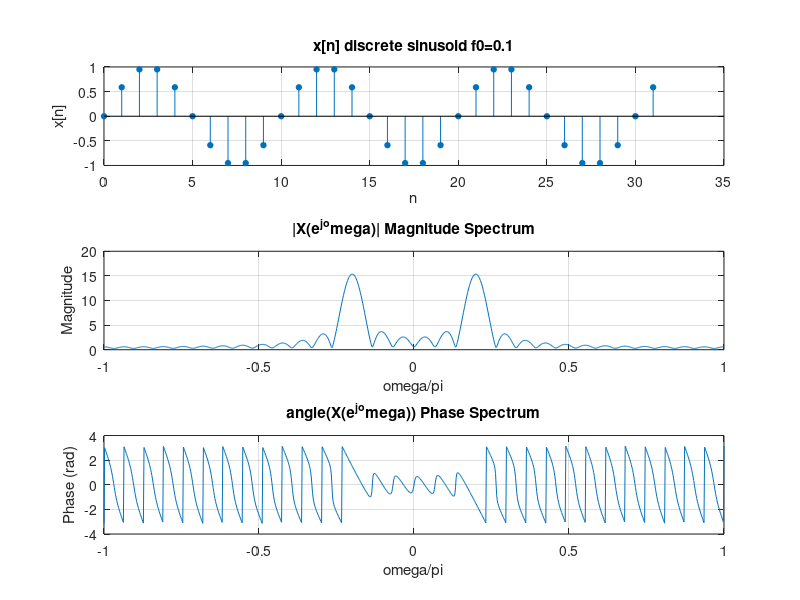
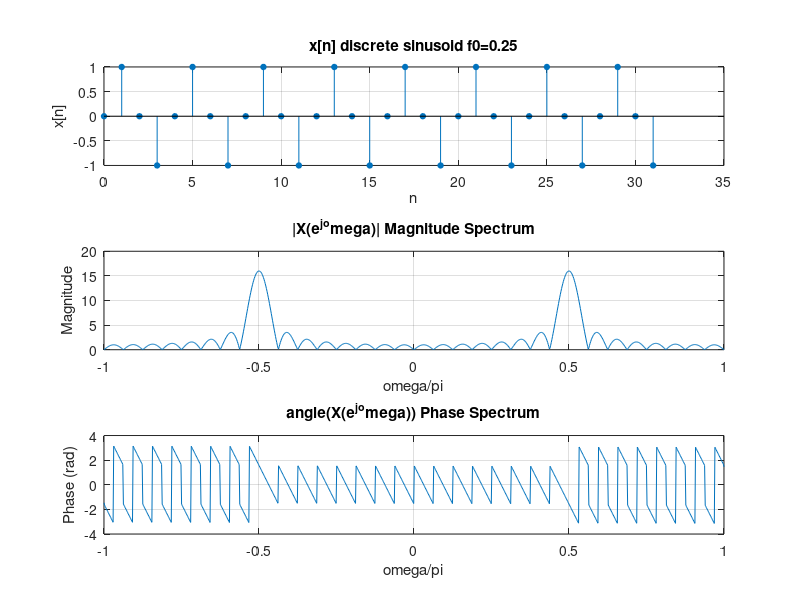
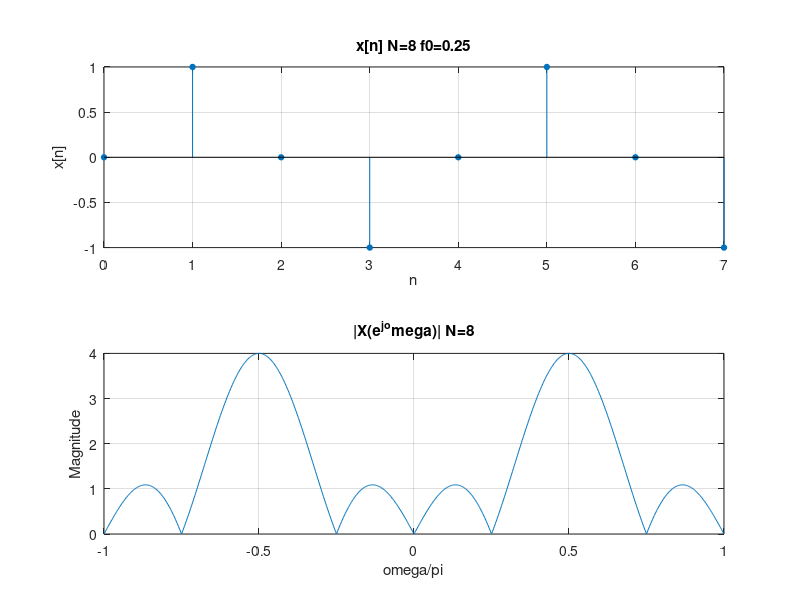
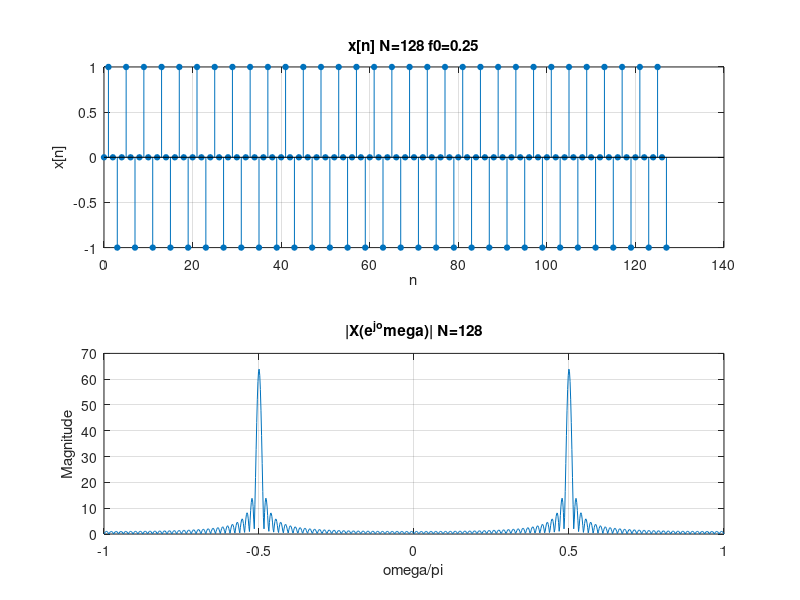

Reproduce these figures in MATLAB, in order.
% DTFT of Sinusoid - Task C1
N = 32;
n = 0:N-1;
f0 = 0.1;
x = sin(2*pi*f0*n);

w = linspace(-pi, pi, 1024);
X = zeros(1, length(w));

for k = 1:length(w)
  sumval = 0;
  for i = 1:N
    sumval = sumval + x(i) * exp(-j * w(k) * n(i));
  end
  X(k) = sumval;
end

figure;
subplot(3,1,1);
stem(n, x, 'filled', 'MarkerSize', 4);
title('x[n] discrete sinusoid f0=0.1');
xlabel('n'); ylabel('x[n]'); grid on;

subplot(3,1,2);
plot(w/pi, abs(X));
title('|X(e^j^omega)| Magnitude Spectrum');
xlabel('omega/pi'); ylabel('Magnitude'); grid on;

subplot(3,1,3);
plot(w/pi, angle(X));
title('angle(X(e^j^omega)) Phase Spectrum');
xlabel('omega/pi'); ylabel('Phase (rad)'); grid on;
print('dtft_sinusoid_plot1.png', '-dpng', '-r300');

% f0 = 0.25
f0 = 0.25;
x = sin(2*pi*f0*n);
X = zeros(1, length(w));
for k = 1:length(w)
  sumval = 0;
  for i = 1:N
    sumval = sumval + x(i) * exp(-j * w(k) * n(i));
  end
  X(k) = sumval;
end

figure;
subplot(3,1,1);
stem(n, x, 'filled', 'MarkerSize', 4);
title('x[n] discrete sinusoid f0=0.25');
xlabel('n'); ylabel('x[n]'); grid on;

subplot(3,1,2);
plot(w/pi, abs(X));
title('|X(e^j^omega)| Magnitude Spectrum');
xlabel('omega/pi'); ylabel('Magnitude'); grid on;

subplot(3,1,3);
plot(w/pi, angle(X));
title('angle(X(e^j^omega)) Phase Spectrum');
xlabel('omega/pi'); ylabel('Phase (rad)'); grid on;
print('dtft_sinusoid_plot2.png', '-dpng', '-r300');

% N = 8
N = 8;
n = 0:N-1;
x = sin(2*pi*f0*n);
X = zeros(1, length(w));
for k = 1:length(w)
  sumval = 0;
  for i = 1:N
    sumval = sumval + x(i) * exp(-j * w(k) * n(i));
  end
  X(k) = sumval;
end

figure;
subplot(2,1,1);
stem(n, x, 'filled', 'MarkerSize', 4);
title('x[n] N=8 f0=0.25');
xlabel('n'); ylabel('x[n]'); grid on;

subplot(2,1,2);
plot(w/pi, abs(X));
title('|X(e^j^omega)| N=8');
xlabel('omega/pi'); ylabel('Magnitude'); grid on;
print('dtft_sinusoid_plot3.png', '-dpng', '-r300');

% N = 128
N = 128;
n = 0:N-1;
x = sin(2*pi*f0*n);
X = zeros(1, length(w));
for k = 1:length(w)
  sumval = 0;
  for i = 1:N
    sumval = sumval + x(i) * exp(-j * w(k) * n(i));
  end
  X(k) = sumval;
end

figure;
subplot(2,1,1);
stem(n, x, 'filled', 'MarkerSize', 4);
title('x[n] N=128 f0=0.25');
xlabel('n'); ylabel('x[n]'); grid on;

subplot(2,1,2);
plot(w/pi, abs(X));
title('|X(e^j^omega)| N=128');
xlabel('omega/pi'); ylabel('Magnitude'); grid on;
print('dtft_sinusoid_plot4.png', '-dpng', '-r300');
